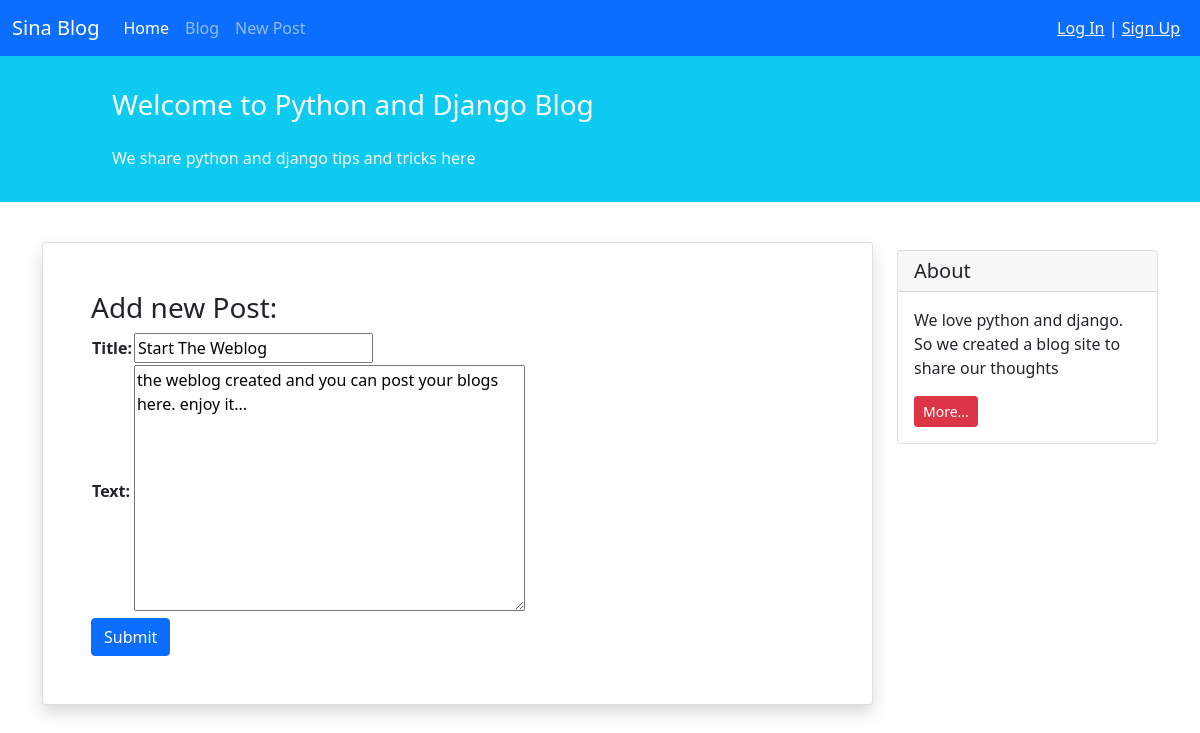
Screenshot of /blog/1/update/ with the database file from the repository.
### blog/models.py (models this page shows, shortened)
class BlogPost(models.Model):
    STATUS_CHOICES = (
        ('pub', 'Published'),
        ('drf', 'Draft')
    )
    title = models.CharField(max_length=100)
    text = models.TextField()
    author = models.ForeignKey('auth.User', on_delete=models.CASCADE)
    datetime_created = models.DateTimeField(auto_now_add=True)
    datetime_modified = models.DateTimeField(auto_now=True)
    status = models.CharField(choices=STATUS_CHOICES, max_length=3)

### blog/views.py (the view)
# urls.py: path('<int:pk>/update/', views.PostUpdateView.as_view(), name='post_update'),
class PostUpdateView(generic.UpdateView):
    model = BlogPost
    fields = ['title', 'text']
    template_name = 'blog/post_create.html'
    context_object_name = 'form'

### blog/templates/blog/post_create.html (shortened to what this page needs)
{% extends '_base.html' %}
{% block content %}
    <div class="container mt-4">
        <div class="row">
            <div class="col-9">
                <div class="card shadow my-3 p-5">
                    <h3>Add new Post:</h3>
                    <form method="POST">
                        <table>
                            {{ form.as_table }}
                        </table>
                        <button type="submit" class="btn btn-primary">Submit</button>
                    </form>
                </div>
            </div>
            <div class="col-3">
                <div class="card my-4">
                    <h5 class="card-header">About</h5>
                    <div class="card-body">
                        <p class="card-text">We love python and django. So we created a blog site to share our
                            thoughts</p>
                        <a href="#"
                           class="btn btn-sm btn-danger">
                            More...
                        </a>
                    </div>
                </div>
            </div>
        </div>
    </div>
{% endblock %}

### rows the page displays
BlogPost: title "Start The Weblog", text "the weblog created and you can post your blogs here. enjoy it..."
